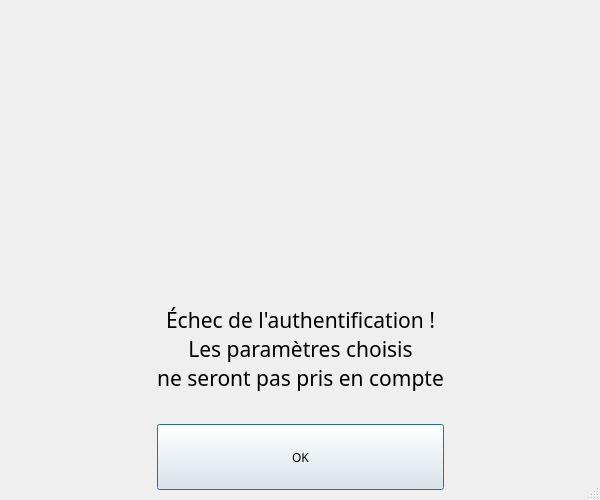
<?xml version="1.0" encoding="UTF-8"?>
<ui version="4.0">
 <class>Erreurauthentification</class>
 <widget class="QDialog" name="Erreurauthentification">
  <property name="geometry">
   <rect>
    <x>0</x>
    <y>0</y>
    <width>600</width>
    <height>500</height>
   </rect>
  </property>
  <property name="minimumSize">
   <size>
    <width>600</width>
    <height>500</height>
   </size>
  </property>
  <property name="maximumSize">
   <size>
    <width>600</width>
    <height>500</height>
   </size>
  </property>
  <property name="font">
   <font>
    <family>Luciole</family>
   </font>
  </property>
  <property name="windowTitle">
   <string>Dialog</string>
  </property>
  <property name="windowIcon">
   <iconset theme="dialog-error">
    <normaloff>.</normaloff>.</iconset>
  </property>
  <property name="sizeGripEnabled">
   <bool>true</bool>
  </property>
  <layout class="QGridLayout" name="gridLayout" rowstretch="0,0,4,2,1" columnstretch="1,1,1">
   <property name="leftMargin">
    <number>10</number>
   </property>
   <property name="topMargin">
    <number>10</number>
   </property>
   <property name="rightMargin">
    <number>10</number>
   </property>
   <property name="bottomMargin">
    <number>10</number>
   </property>
   <property name="spacing">
    <number>10</number>
   </property>
   <item row="3" column="1">
    <widget class="QLabel" name="label">
     <property name="sizePolicy">
      <sizepolicy hsizetype="Minimum" vsizetype="Minimum">
       <horstretch>0</horstretch>
       <verstretch>0</verstretch>
      </sizepolicy>
     </property>
     <property name="font">
      <font>
       <family>Luciole</family>
       <pointsize>16</pointsize>
      </font>
     </property>
     <property name="autoFillBackground">
      <bool>false</bool>
     </property>
     <property name="text">
      <string>Échec de l'authentification !
Les paramètres choisis
ne seront pas pris en compte</string>
     </property>
     <property name="scaledContents">
      <bool>true</bool>
     </property>
     <property name="alignment">
      <set>Qt::AlignCenter</set>
     </property>
    </widget>
   </item>
   <item row="2" column="1">
    <widget class="QLabel" name="label_2">
     <property name="sizePolicy">
      <sizepolicy hsizetype="Minimum" vsizetype="Minimum">
       <horstretch>0</horstretch>
       <verstretch>0</verstretch>
      </sizepolicy>
     </property>
     <property name="minimumSize">
      <size>
       <width>20</width>
       <height>20</height>
      </size>
     </property>
     <property name="sizeIncrement">
      <size>
       <width>5</width>
       <height>5</height>
      </size>
     </property>
     <property name="text">
      <string/>
     </property>
     <property name="textFormat">
      <enum>Qt::PlainText</enum>
     </property>
     <property name="pixmap">
      <pixmap resource="image.qrc">:/icon/icon/erroricon.png</pixmap>
     </property>
     <property name="scaledContents">
      <bool>true</bool>
     </property>
    </widget>
   </item>
   <item row="4" column="1">
    <widget class="QPushButton" name="pushButton">
     <property name="sizePolicy">
      <sizepolicy hsizetype="Minimum" vsizetype="Minimum">
       <horstretch>0</horstretch>
       <verstretch>0</verstretch>
      </sizepolicy>
     </property>
     <property name="autoFillBackground">
      <bool>false</bool>
     </property>
     <property name="text">
      <string>OK</string>
     </property>
    </widget>
   </item>
  </layout>
 </widget>
 <resources>
  <include location="image.qrc"/>
 </resources>
 <connections/>
</ui>
